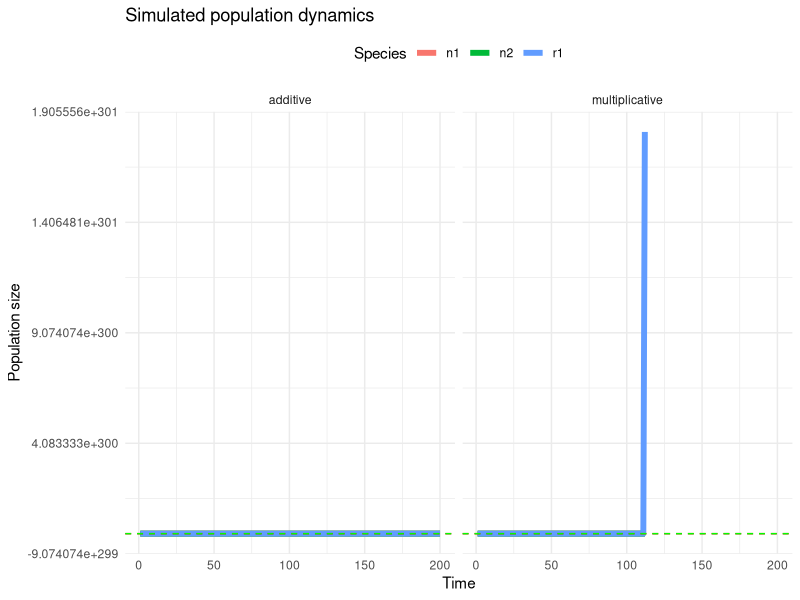
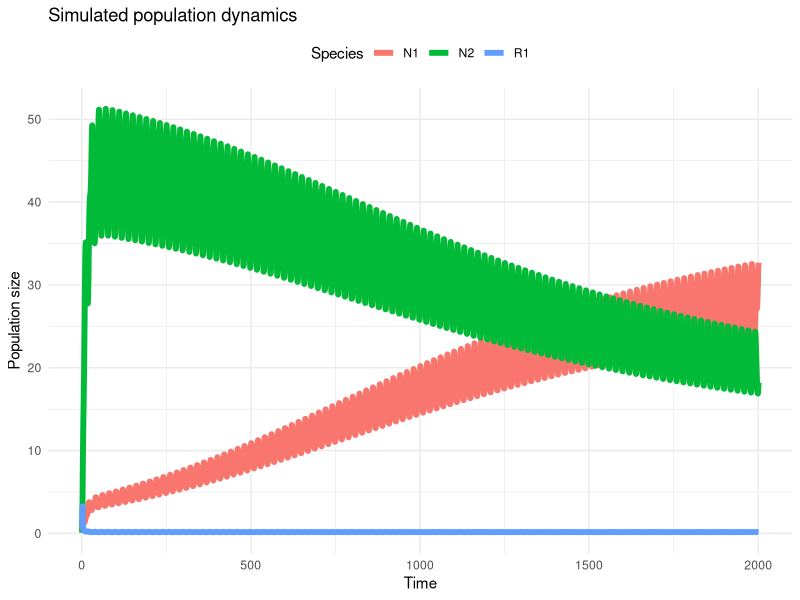

The R script that drew these images, in order:
library(ggplot2)
library(reshape2)

simrc <-
  function(n0,
           r0,
           mu,
           k,
           v,
           m,
           rin,
           tmax,
           mean_d_n = 0,
           sd_d_n = 0.1,
           ht = 1,
           sto_mode = "multiplicative",
           growth_mode = "linear") {
    no_species <- length(n0)
    no_resources <- length(r0)
    nt <- data.frame(matrix(NA, nrow = tmax, ncol = no_species))
    rt <- data.frame(matrix(NA, nrow = tmax, ncol = no_resources))
    nt[1,] <- n0
    rt[1,] <- r0
    # simulate the lotka-volterra equations
    for (tt in 1:(tmax - 1)) {
      temp_nt <- nt[tt,]
      temp_rt <- rt[tt,]
      # if(tt == 100){
      #   browser()
      # }
      if (sto_mode == "additive") {
        for (tti in 1:ht) {
          delta_nt <- rep(0, no_species)
          for (ii in 1:no_species) {
            if(growth_mode == "linear"){
              # additive error
              delta_nt[ii] <- (mu[ii] * temp_rt - m) / ht
            }else{
              # additive error
              delta_nt[ii] <- (mu[ii] * temp_rt / (k[ii] + temp_rt) - m) / ht
            }

            temp_nt[ii] <- max(temp_nt[ii] + rnorm(1, mean_d_n, sd_d_n) / ht, 0 )

          }
          temp_rt <-
            temp_rt + ((rin - temp_rt) - sum(v * temp_nt * temp_rt)) / ht
        }
      } else{
        for (tti in 1:ht) {
          delta_nt <- rep(0, no_species)
          for (ii in 1:no_species) {
            if(growth_mode == "lienar"){
              # multiplicative error
              delta_nt[ii] <- (mu[ii] * temp_rt - m)/ ht
            }else{
              # multiplicative error
              delta_nt[ii] <-(mu[ii] * temp_rt / (k[ii] + temp_rt) - m) / ht
            }
            temp_nt[ii] <-
              temp_nt[ii] * exp(rnorm(1, delta_nt[ii], sd_d_n))

          }
          temp_rt <-
            temp_rt + ((rin - temp_rt) - sum(v * temp_nt * temp_rt)) / ht
        }
      }

      # max of temp_nt and 0
      temp_nt[temp_nt < 0] <- 0
      temp_rt[temp_rt < 0] <- 0

      nt[tt + 1,] <- temp_nt
      rt[tt + 1,] <- temp_rt
    }
    df <- data.frame(time = 1:tmax, nt, rt)
    colnames(df) <-
      c("time",
        paste0("n", 1:no_species),
        paste0("r", 1:no_resources))
    return(df)

  }

# Simulate data
# test
n0 <- c(0.1, 0.1)
r <- c(1)
mu <- c(1, 0.5)
k <- c(1, 1)
v <- 1.3 * mu
m <- 0.1
rin <- 1
tmax <- 200
sd_d_n <- 0.1

growth_mode <- "mm"

simresult_multiplicative <-
  simrc(
    n0 = n0,
    r0 = r,
    mu = mu,
    k = k,
    v = v,
    m = m,
    rin = rin,
    tmax = tmax,
    sto_mode = "multiplicative",
    growth_mode = growth_mode,
    sd_d_n = sd_d_n,
    ht = 10
  )
simresult_multiplicative$model <- "multiplicative"

cov_n1r <-
  cov(simresult_multiplicative$n1, simresult_multiplicative$r1)

simresult_additive <-
  simrc(
    n0 = n0,
    r0 = r,
    mu = mu,
    k = k,
    v = v,
    m = m,
    rin = rin,
    tmax = tmax,
    sto_mode = "additive",
    growth_mode = growth_mode,
    sd_d_n = sd_d_n,
    ht = 10
  )
simresult_additive$model <- "additive"

simresult <- rbind(simresult_multiplicative, simresult_additive)
# long data frame
df <- melt(simresult, id.vars = c("time", "model"))

r1_star <- m / mu[1]
r2_star <- m / mu[2]

# plot the result
p <-
  ggplot(df, aes(
    x = time,
    y = value,
    group = variable,
    color = factor(variable)
  )) + geom_line(linewidth = 2) +
  theme_minimal() + xlab("Time") + ylab("Population size") + ggtitle("Simulated population dynamics") + scale_color_discrete(name = "Species") +
  facet_wrap( ~ model) + geom_hline(yintercept = r1_star,
                                    linetype = "dashed",
                                    color = "red") + geom_hline(yintercept = r2_star,
                                                                linetype = "dashed",
                                                                color = "green") + theme(legend.position = "top")

print(p)



#####################  periodic growth rates ############################


growth_rate <- function(mu, temp, temp_opt, sigma){
  return(mu * exp( -(temp_opt - temp)^2 / sigma^2))
}


Sim_rc <- function(tt, mu1, mu2,
                   v1, v2,
                   r1in,
                   N10, N20, R10,
                   m,
                   temp, temp_opt1, temp_opt2, sigma, tau
) {
  N1 <- c(N10)
  N2 <- c(N20)
  R1 <- c(R10)
  mu1_vec <- c(mu1)
  mu2_vec <- c(mu2)
  for(ti in 1:tt){
    temp_N1 <- N1[ti]
    temp_N2 <- N2[ti]
    temp_R1 <- R1[ti]
    for(tii in 1:100){
      temp <- sin(2 * pi * (ti + tii / 100) / tau)
      mu1_g <- growth_rate(mu1, temp, temp_opt1, sigma)
      mu2_g <- growth_rate(mu2, temp, temp_opt2, sigma)
      dN1 <- (mu1_g * temp_R1 - m) * temp_N1 / 100
      dN2 <- (mu2_g * temp_R1 - m) * temp_N2 / 100
      dR1 <- ((r1in - temp_R1) - v1 * temp_N1* temp_R1  - v2 * temp_N2* temp_R1 ) / 100

      temp_N1 <- max(temp_N1 + dN1, 0)
      temp_N2 <- max(temp_N2 + dN2, 0)
      temp_R1 <- max(temp_R1 + dR1, 0)

    }
    mu1_vec <- c(mu1_vec, mu1_g)
    mu2_vec <- c(mu2_vec, mu2_g)

    N1 <- c(N1, temp_N1)
    N2 <- c(N2, temp_N2)

    R1 <- c(R1, temp_R1)
  }
  return(data.frame(N1 = N1, N2 = N2, R1 = R1, mu1 = mu1_vec, mu2 = mu2_vec, cc = 1:(tt+1)))

}

### sim ###

mu1 <- 1
mu2 <- 1
v1 <- 1.3 * mu1
v2 <- 1.3 * mu2
r1in <- 10
N10 <- 0.1
N20 <- 0.1
R10 <- 1
m <- 0.1
temp <- 0
temp_opt1 <- -0.25
temp_opt2 <- 0.3
sigma <- 1
tau <- 20

simresult <-
  Sim_rc(2000, mu1, mu2, v1, v2, r1in, N10, N20, R10, m, temp, temp_opt1, temp_opt2, sigma, tau)

plot_df <- simresult[, c("cc", "N1", "N2", "R1")]

### plot ###
p <-
  ggplot(melt(plot_df, id.vars = "cc"), aes(x = cc, y = value, group = variable, color = variable)) +
  geom_line(linewidth = 2) +
  theme_minimal() +
  xlab("Time") +
  ylab("Population size") +
  ggtitle("Simulated population dynamics") +
  scale_color_discrete(name = "Species") +
  theme(legend.position = "top")

p


#####

storage1 <- cov(simresult$mu1, simresult$R1)
storage2 <- cov(simresult$mu2, simresult$R1)

R1_star <- (m - storage1) / mean(simresult$mu1)
R2_star <- (m - storage2) / mean(simresult$mu2)
R1_mean <- mean(simresult$R1)


